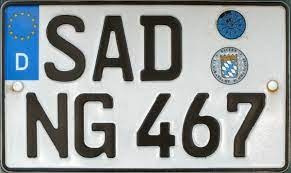
#> input picture Image_Processing_in_OPENCV/1_Changing_Colorspaces/1_Changing_Colorspaces/Image_Thresholding(Simple,Otsu,Adaptive)/number_plate2.jpg, 291 x 173 px, found by its file name
$ python Adaptive_Thresholding_Use_Case.py
#> lines starting #> are read from the running program, lines starting #| are printed output that depends on the picture; after the words box and inside, x2 and y2 are one past the last pixel; in counts of white or black regions, pixels touching at a corner belong together
# Tn the code below we used Adaptive Thresholding
# to have a better results for images with varying illumination
# Import the necessary librarie:
import cv2
from matplotlib import pyplot as plt

# Path to the image:
path = r'D:\PyCharm\OPENCV_Tutorial\Image_Processing_in_OPENCV\2_Image_Thresholding\number_plate2.jpg'

# Load the input image, convert it to a grayscale-image and blur it slightly:
image = cv2.imread(path)
#> image is the input picture: shape (173, 291, 3); mean B, G, R 157.2, 156.4, 150.7
gray_image = cv2.cvtColor(image, cv2.COLOR_BGR2GRAY)
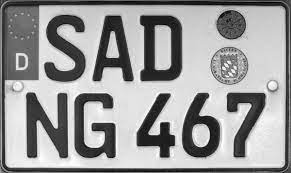
#> gray_image: shape (173, 291); min 0, max 255, mean 154.7
blurred = cv2.GaussianBlur(gray_image, (7,7), 0)
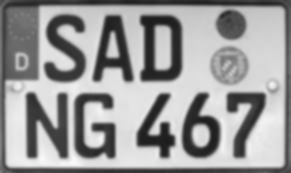
#> blurred: shape (173, 291); min 28, max 250, mean 154.5

# Apply some Simple Image Thresholding:
(T1,thresh) = cv2.threshold(blurred, 155, 255, cv2.THRESH_BINARY)
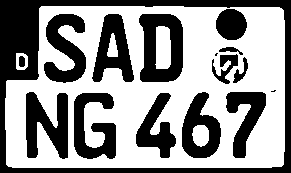
#> thresh: shape (173, 291); 57% white; 16 black regions (2 under 20 px), largest, box (x1, y1, x2, y2) and area: (0, 0, 291, 173) 7514, (139, 14, 183, 82) 2024, (26, 92, 68, 159) 1793
print("[INFO] simple thresholding value: {}".format(T1))

# Apply Otsu's Image Thresholding:
(T2,OtsuThresh) = cv2.threshold(blurred, 0, 255, cv2.THRESH_BINARY | cv2.THRESH_OTSU)
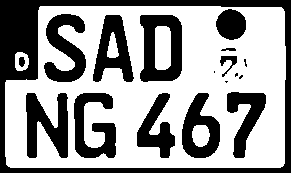
#> OtsuThresh: shape (173, 291); 59.9% white; 18 black regions (5 under 20 px), largest, box (x1, y1, x2, y2) and area: (0, 0, 291, 173) 7262, (140, 15, 182, 82) 1846, (26, 93, 68, 158) 1682
#> T2 = 141
print("[INFO] otsu's thresholding value: {}".format(T2))
#| [INFO] otsu's thresholding value: 141.0

# Apply Adaptive Thresholding:
AdptThresh = cv2.adaptiveThreshold(blurred, 255,  cv2.ADAPTIVE_THRESH_MEAN_C, cv2.THRESH_BINARY, 11, 5)
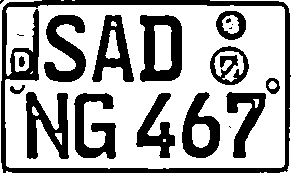
#> AdptThresh: shape (173, 291); 64.7% white; 20 black regions (6 under 20 px), largest, box (x1, y1, x2, y2) and area: (1, 0, 291, 173) 5096, (140, 15, 182, 82) 1744, (26, 92, 69, 159) 1572

# List of Titles:
titles = ['Original','Blurred', 'Simple', 'Otsu', 'Adapative']
# List of Images:
images = [gray_image,blurred, thresh, OtsuThresh, AdptThresh]

# For Loop to display multiple images:

for i in range(5):
    plt.subplot(1,5,i+1),plt.imshow(images[i],'gray')
    plt.title(titles[i])
    plt.xticks([]), plt.yticks([])

plt.show()

# Wait for a key to be pressed:
cv2.waitKey(0)
# Destroy all windows:
cv2.destroyAllWindows()
